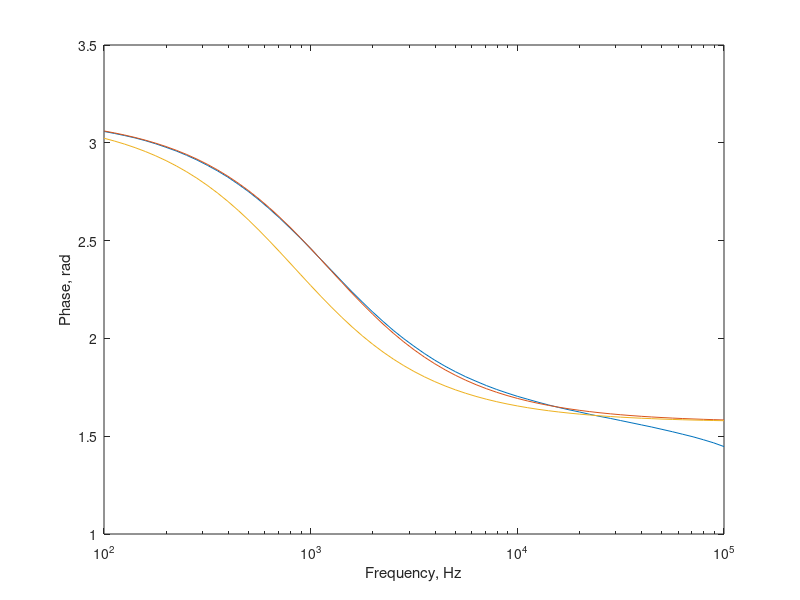

This chart was generated by the following MATLAB code:
% Press "Run" to load the data in to the MATLAB workspace. To get started,
% try typing "plot(freqHz, mag)" in the command window (after running this
% file). 
% Type "help semilogx" and "help plot" or go to the Mathworks documentation 
% page on "plot" to learn more. Pay special attention to "hold."
% Other useful things: help grid, help subplot, help rad2deg.
freq_hz = [...
   100.000, 	   112.200, 	   125.900, ...
   141.300, 	   158.500, 	   177.800, ...
   199.500, 	   223.900, 	   251.200, ...
   281.800, 	   316.200, 	   354.800, ...
   398.100, 	   446.700, 	   501.200, ...
   562.300, 	   631.000, 	   707.900, ...
   794.300, 	   891.300, 	  1000.000, ...
  1122.000, 	  1259.000, 	  1413.000, ...
  1585.000, 	  1778.000, 	  1995.000, ...
  2239.000, 	  2512.000, 	  2818.000, ...
  3162.000, 	  3548.000, 	  3981.000, ...
  4467.000, 	  5012.000, 	  5623.000, ...
  6310.000, 	  7079.000, 	  7943.000, ...
  8913.000, 	 10000.000, 	 11220.000, ...
 12590.000, 	 14130.000, 	 15850.000, ...
 17780.000, 	 19950.000, 	 22390.000, ...
 25120.000, 	 28180.000, 	 31620.000, ...
 35480.000, 	 39810.000, 	 44670.000, ...
 50120.000, 	 56230.000, 	 63100.000, ...
 70790.000, 	 79430.000, 	 89130.000, ...
100000.000];

mag_dB = [...
     3.184, 	     3.175, 	     3.163, ...
     3.149, 	     3.131, 	     3.111, ...
     3.085, 	     3.052, 	     3.013, ...
     2.964, 	     2.904, 	     2.830, ...
     2.737, 	     2.625, 	     2.489, ...
     2.325, 	     2.128, 	     1.893, ...
     1.615, 	     1.291, 	     0.915, ...
     0.488, 	     0.007, 	    -0.528, ...
    -1.117, 	    -1.756, 	    -2.439, ...
    -3.170, 	    -3.934, 	    -4.731, ...
    -5.567, 	    -6.418, 	    -7.248, ...
    -8.140, 	    -9.062, 	    -9.981, ...
   -10.957, 	   -11.893, 	   -12.759, ...
   -13.713, 	   -14.736, 	   -15.698, ...
   -16.564, 	   -17.537, 	   -18.509, ...
   -19.508, 	   -20.492, 	   -21.507, ...
   -22.502, 	   -23.577, 	   -24.584, ...
   -25.492, 	   -26.516, 	   -27.545, ...
   -28.593, 	   -29.652, 	   -30.866, ...
   -31.979, 	   -33.121, 	   -34.303, ...
   -35.538];

mag_v = [...
     1.443, 	     1.441, 	     1.439, ...
     1.437, 	     1.434, 	     1.431, ...
     1.426, 	     1.421, 	     1.415, ...
     1.407, 	     1.397, 	     1.385, ...
     1.370, 	     1.353, 	     1.332, ...
     1.307, 	     1.278, 	     1.244, ...
     1.204, 	     1.160, 	     1.111, ...
     1.058, 	     1.001, 	     0.941, ...
     0.879, 	     0.817, 	     0.755, ...
     0.694, 	     0.636, 	     0.580, ...
     0.527, 	     0.478, 	     0.434, ...
     0.392, 	     0.352, 	     0.317, ...
     0.283, 	     0.254, 	     0.230, ...
     0.206, 	     0.183, 	     0.164, ...
     0.149, 	     0.133, 	     0.119, ...
     0.106, 	     0.094, 	     0.084, ...
     0.075, 	     0.066, 	     0.059, ...
     0.053, 	     0.047, 	     0.042, ...
     0.037, 	     0.033, 	     0.029, ...
     0.025, 	     0.022, 	     0.019, ...
     0.017];

mag_vout = [...
     1.237, 	     1.237, 	     1.238, ...
     1.238, 	     1.238, 	     1.238, ...
     1.238, 	     1.238, 	     1.236, ...
     1.234, 	     1.230, 	     1.225, ...
     1.218, 	     1.208, 	     1.196, ...
     1.180, 	     1.160, 	     1.136, ...
     1.107, 	     1.073, 	     1.035, ...
     0.992, 	     0.945, 	     0.895, ...
     0.842, 	     0.787, 	     0.732, ...
     0.676, 	     0.622, 	     0.569, ...
     0.519, 	     0.471, 	     0.430, ...
     0.388, 	     0.350, 	     0.315, ...
     0.282, 	     0.253, 	     0.229, ...
     0.206, 	     0.183, 	     0.164, ...
     0.148, 	     0.132, 	     0.119, ...
     0.106, 	     0.094, 	     0.084, ...
     0.074, 	     0.065, 	     0.059, ...
     0.053, 	     0.047, 	     0.042, ...
     0.037, 	     0.033, 	     0.029, ...
     0.025, 	     0.022, 	     0.020, ...
     0.017];

mag_vin = [...
     0.858, 	     0.859, 	     0.860, ...
     0.862, 	     0.863, 	     0.865, ...
     0.868, 	     0.871, 	     0.874, ...
     0.877, 	     0.881, 	     0.884, ...
     0.889, 	     0.893, 	     0.898, ...
     0.903, 	     0.908, 	     0.913, ...
     0.919, 	     0.925, 	     0.932, ...
     0.938, 	     0.945, 	     0.951, ...
     0.958, 	     0.963, 	     0.969, ...
     0.974, 	     0.978, 	     0.981, ...
     0.985, 	     0.987, 	     0.990, ...
     0.991, 	     0.993, 	     0.994, ...
     0.995, 	     0.996, 	     0.997, ...
     0.997, 	     0.998, 	     0.997, ...
     0.998, 	     0.998, 	     0.998, ...
     0.998, 	     0.995, 	     0.996, ...
     0.989, 	     0.989, 	     1.002, ...
     1.002, 	     1.003, 	     1.004, ...
     1.005, 	     1.006, 	     1.007, ...
     1.008, 	     1.009, 	     1.012, ...
     1.013];

phase_rad = [...
     3.058, 	     3.048, 	     3.037, ...
     3.025, 	     3.011, 	     2.995, ...
     2.977, 	     2.958, 	     2.936, ...
     2.912, 	     2.885, 	     2.856, ...
     2.824, 	     2.788, 	     2.750, ...
     2.708, 	     2.663, 	     2.615, ...
     2.565, 	     2.513, 	     2.459, ...
     2.403, 	     2.348, 	     2.293, ...
     2.238, 	     2.186, 	     2.135, ...
     2.087, 	     2.041, 	     1.999, ...
     1.960, 	     1.923, 	     1.889, ...
     1.858, 	     1.830, 	     1.804, ...
     1.781, 	     1.759, 	     1.739, ...
     1.721, 	     1.704, 	     1.689, ...
     1.674, 	     1.660, 	     1.647, ...
     1.635, 	     1.624, 	     1.612, ...
     1.601, 	     1.591, 	     1.580, ...
     1.569, 	     1.558, 	     1.547, ...
     1.535, 	     1.523, 	     1.510, ...
     1.497, 	     1.482, 	     1.466, ...
     1.447];

omega = 2 * pi *freq_hz;

transfer = (-1.522) .* (7734.7)./((j.*omega)+7734.7);
nominal_transfer = (-11640.21) ./ ((j .* omega) + 5291);

calc_phase = angle(transfer);
nominal_calc_phase = angle(nominal_transfer);

nominal_calc_mag = 20 * log10(abs(nominal_transfer));
calc_mag = 20 * log10(abs(transfer));

semilogx(freq_hz,phase_rad);
hold on
semilogx(freq_hz,calc_phase);
hold on
semilogx(freq_hz, nominal_calc_phase);


xlabel("Frequency, Hz");
ylabel("Phase, rad");